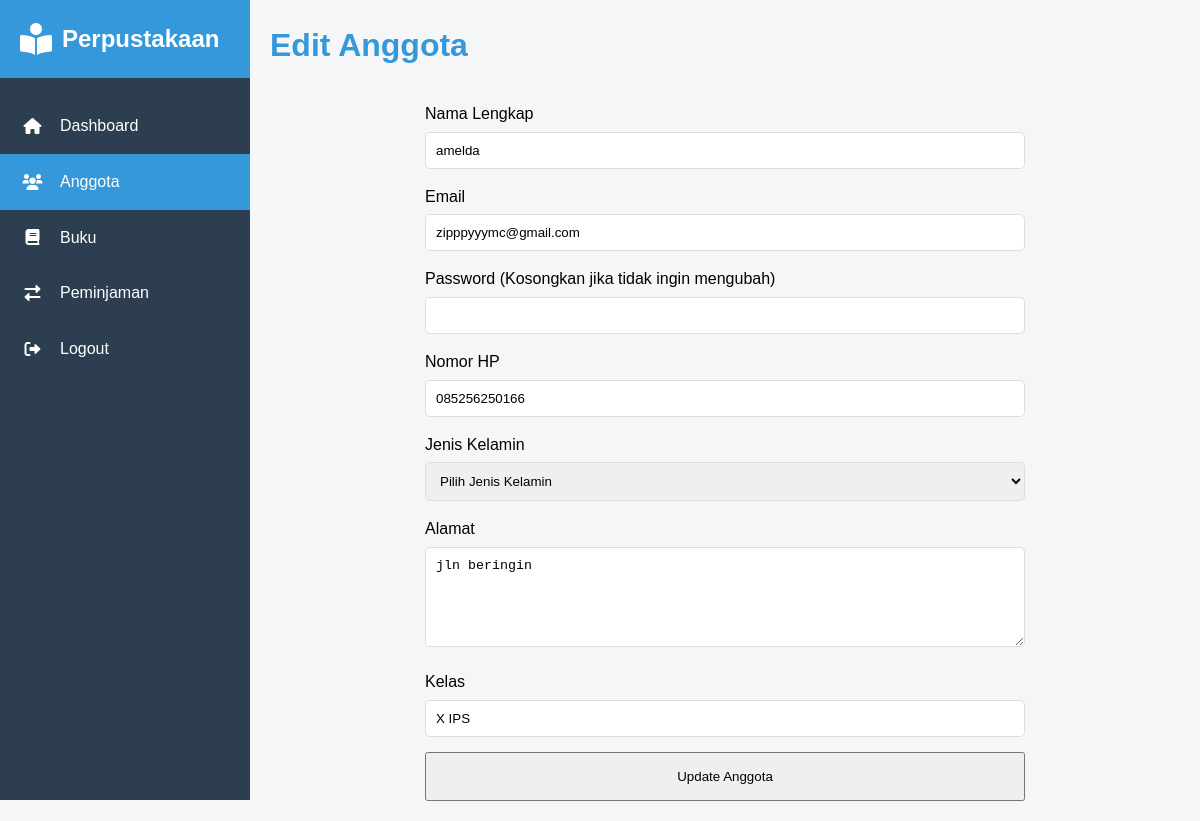
Page /modul/anggota/edit.php?id=1 (signed in) on the committed database.
### tables this page shows
CREATE TABLE `anggota` (
  `id_anggota` int(11) NOT NULL,
  `username` varchar(100) DEFAULT NULL,
  `email` varchar(100) DEFAULT NULL,
  `password` text DEFAULT NULL,
  `alamat` text DEFAULT NULL,
  `no_hp` varchar(100) DEFAULT NULL,
  `tanggal_daftar` date DEFAULT NULL,
  `jenis_kelamin` tinyint(1) DEFAULT NULL,
  `kelas` varchar(100) DEFAULT NULL,
  `ttl` varchar(255) DEFAULT NULL,
  `hobi` text DEFAULT NULL
);

### modul/anggota/edit.php (the view, shortened to what this page needs)
<?php
require_once '../../config/koneksi.php';
require_once '../../includes/layout.php';
$id_anggota = mysqli_real_escape_string($koneksi, $_GET['id']);
$query = "SELECT * FROM anggota WHERE id_anggota = '$id_anggota'";
$result = mysqli_query($koneksi, $query);
$anggota = mysqli_fetch_assoc($result);
?>
<div class="page-header">
    <h1>Edit Anggota</h1>
</div>
<div class="card">
    <form method="post" action="" style="max-width: 600px; margin: 0 auto;">
        <div style="margin-bottom: 15px;">
            <label for="nama" style="display: block; margin-bottom: 5px;">Nama Lengkap</label>
            <input
                type="text"
                id="nama"
                name="nama"
                required
                value="<?php echo htmlspecialchars($anggota['username']); ?>"
                style="width: 100%; padding: 10px; border: 1px solid #ddd; border-radius: 5px;"
            >
        </div>
        <div style="margin-bottom: 15px;">
            <label for="email" style="display: block; margin-bottom: 5px;">Email</label>
            <input
                type="email"
                id="email"
                name="email"
                required
                value="<?php echo htmlspecialchars($anggota['email']); ?>"
                style="width: 100%; padding: 10px; border: 1px solid #ddd; border-radius: 5px;"
            >
        </div>
        <div style="margin-bottom: 15px;">
            <label for="password" style="display: block; margin-bottom: 5px;">Password (Kosongkan jika tidak ingin mengubah)</label>
            <input
                type="password"
                id="password"
                name="password"
                minlength="8"
                style="width: 100%; padding: 10px; border: 1px solid #ddd; border-radius: 5px;"
            >
        </div>
        <div style="margin-bottom: 15px;">
            <label for="no_hp" style="display: block; margin-bottom: 5px;">Nomor HP</label>
            <input
                type="tel"
                id="no_hp"
                name="no_hp"
                required
                value="<?php echo htmlspecialchars($anggota['no_hp']); ?>"
                style="width: 100%; padding: 10px; border: 1px solid #ddd; border-radius: 5px;"
            >
        </div>
        <div style="margin-bottom: 15px;">
            <label for="jenis_kelamin" style="display: block; margin-bottom: 5px;">Jenis Kelamin</label>
            <select
                id="jenis_kelamin"
                name="jenis_kelamin"
                required
                style="width: 100%; padding: 10px; border: 1px solid #ddd; border-radius: 5px;"
            >
                <option value="">Pilih Jenis Kelamin</option>
            </select>
        </div>
        <div style="margin-bottom: 15px;">
            <label for="alamat" style="display: block; margin-bottom: 5px;">Alamat</label>
            <textarea
                id="alamat"
                name="alamat"
                required
                style="width: 100%; padding: 10px; border: 1px solid #ddd; border-radius: 5px; min-height: 100px;"
            ><?php echo htmlspecialchars($anggota['alamat']); ?></textarea>
        </div>
        <div style="margin-bottom: 15px;">
            <label for="kelas" style="display: block; margin-bottom: 5px;">Kelas</label>
            <input
                type="text"
                id="kelas"
                name="kelas"
                required
                value="<?php echo htmlspecialchars($anggota['kelas']); ?>"
                style="width: 100%; padding: 10px; border: 1px solid #ddd; border-radius: 5px;"
            >
        </div>
        <div>
            <button type="submit" class="btn" style="width: 100%; padding: 15px;">
                Update Anggota
            </button>
        </div>
    </form>
</div>

### includes/layout.php (style rules this page uses)
:root { --primary-color: #3498db; --secondary-color: #2ecc71; --background-color: #f4f6f7; --sidebar-color: #2c3e50; --text-color: #333; --white: #ffffff; --hover-color: #2980b9; }
* { margin: 0; padding: 0; box-sizing: border-box; }
body { font-family: 'Arial', sans-serif; line-height: 1.6; background-color: var(--background-color); display: flex; min-height: 100vh; }
.page-header { display: flex; justify-content: space-between; align-items: center; margin-bottom: 30px; }
.page-header h1 { color: var(--primary-color); }

### rows in the picture
anggota: nama "amelda", email "zipppyyymc@gmail.com", no_hp "085256250166", alamat "jln beringin", kelas "X IPS"
